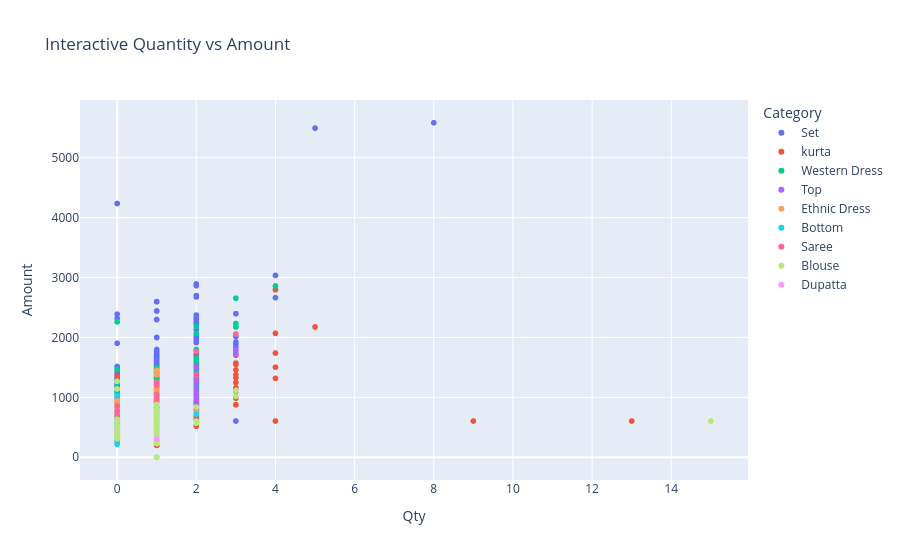

The cell this chart's notebook holds for it:
### Markdown cell above
INTERACTIVE PAIR PLOT

### Code cell
import plotly.express as px

fig = px.scatter(
    df,
    x="Qty",
    y="Amount",
    color="Category",
    title="Interactive Quantity vs Amount"
)

fig.show()

fig.write_html("plots/interactive_plot.html")

### Figure 1 — Plotly figure (JSON) as saved in the notebook; plotly's stock layout.template omitted (floating-point values rounded to 4 significant figures; data arrays with more than 128 entries replaced by an {"elided": "..."} marker saying what was removed)
{"data": [{"hovertemplate": "Category=Set<br>Qty=%{x}<br>Amount=%{y}<extra></extra>", "legendgroup": "Set", "marker": {"color": "#636efa", "symbol": "circle"}, "mode": "markers", "name": "Set", "showlegend": true, "type": "scattergl", "x": {"elided": "50284 int values"}, "xaxis": "x", "y": {"elided": "50284 float values"}, "yaxis": "y"}, {"hovertemplate": "Category=kurta<br>Qty=%{x}<br>Amount=%{y}<extra></extra>", "legendgroup": "kurta", "marker": {"color": "#EF553B", "symbol": "circle"}, "mode": "markers", "name": "kurta", "showlegend": true, "type": "scattergl", "x": {"elided": "49877 int values"}, "xaxis": "x", "y": {"elided": "49877 float values"}, "yaxis": "y"}, {"hovertemplate": "Category=Western Dress<br>Qty=%{x}<br>Amount=%{y}<extra></extra>", "legendgroup": "Western Dress", "marker": {"color": "#00cc96", "symbol": "circle"}, "mode": "markers", "name": "Western Dress", "showlegend": true, "type": "scattergl", "x": {"elided": "15500 int values"}, "xaxis": "x", "y": {"elided": "15500 float values"}, "yaxis": "y"}, {"hovertemplate": "Category=Top<br>Qty=%{x}<br>Amount=%{y}<extra></extra>", "legendgroup": "Top", "marker": {"color": "#ab63fa", "symbol": "circle"}, "mode": "markers", "name": "Top", "showlegend": true, "type": "scattergl", "x": {"elided": "10622 int values"}, "xaxis": "x", "y": {"elided": "10622 float values"}, "yaxis": "y"}, {"hovertemplate": "Category=Ethnic Dress<br>Qty=%{x}<br>Amount=%{y}<extra></extra>", "legendgroup": "Ethnic Dress", "marker": {"color": "#FFA15A", "symbol": "circle"}, "mode": "markers", "name": "Ethnic Dress", "showlegend": true, "type": "scattergl", "x": {"elided": "1159 int values"}, "xaxis": "x", "y": {"elided": "1159 float values"}, "yaxis": "y"}, {"hovertemplate": "Category=Bottom<br>Qty=%{x}<br>Amount=%{y}<extra></extra>", "legendgroup": "Bottom", "marker": {"color": "#19d3f3", "symbol": "circle"}, "mode": "markers", "name": "Bottom", "showlegend": true, "type": "scattergl", "x": {"elided": "440 int values"}, "xaxis": "x", "y": {"elided": "440 float values"}, "yaxis": "y"}, {"hovertemplate": "Category=Saree<br>Qty=%{x}<br>Amount=%{y}<extra></extra>", "legendgroup": "Saree", "marker": {"color": "#FF6692", "symbol": "circle"}, "mode": "markers", "name": "Saree", "showlegend": true, "type": "scattergl", "x": {"elided": "164 int values"}, "xaxis": "x", "y": {"elided": "164 float values"}, "yaxis": "y"}, {"hovertemplate": "Category=Blouse<br>Qty=%{x}<br>Amount=%{y}<extra></extra>", "legendgroup": "Blouse", "marker": {"color": "#B6E880", "symbol": "circle"}, "mode": "markers", "name": "Blouse", "showlegend": true, "type": "scattergl", "x": {"elided": "926 int values"}, "xaxis": "x", "y": {"elided": "926 float values"}, "yaxis": "y"}, {"hovertemplate": "Category=Dupatta<br>Qty=%{x}<br>Amount=%{y}<extra></extra>", "legendgroup": "Dupatta", "marker": {"color": "#FF97FF", "symbol": "circle"}, "mode": "markers", "name": "Dupatta", "showlegend": true, "type": "scattergl", "x": [1, 1, 1], "xaxis": "x", "y": [305.0, 305.0, 305.0], "yaxis": "y"}], "layout": {"legend": {"title": {"text": "Category"}, "tracegroupgap": 0}, "title": {"text": "Interactive Quantity vs Amount"}, "xaxis": {"anchor": "y", "domain": [0, 1], "title": {"text": "Qty"}}, "yaxis": {"anchor": "x", "domain": [0, 1], "title": {"text": "Amount"}}}}
